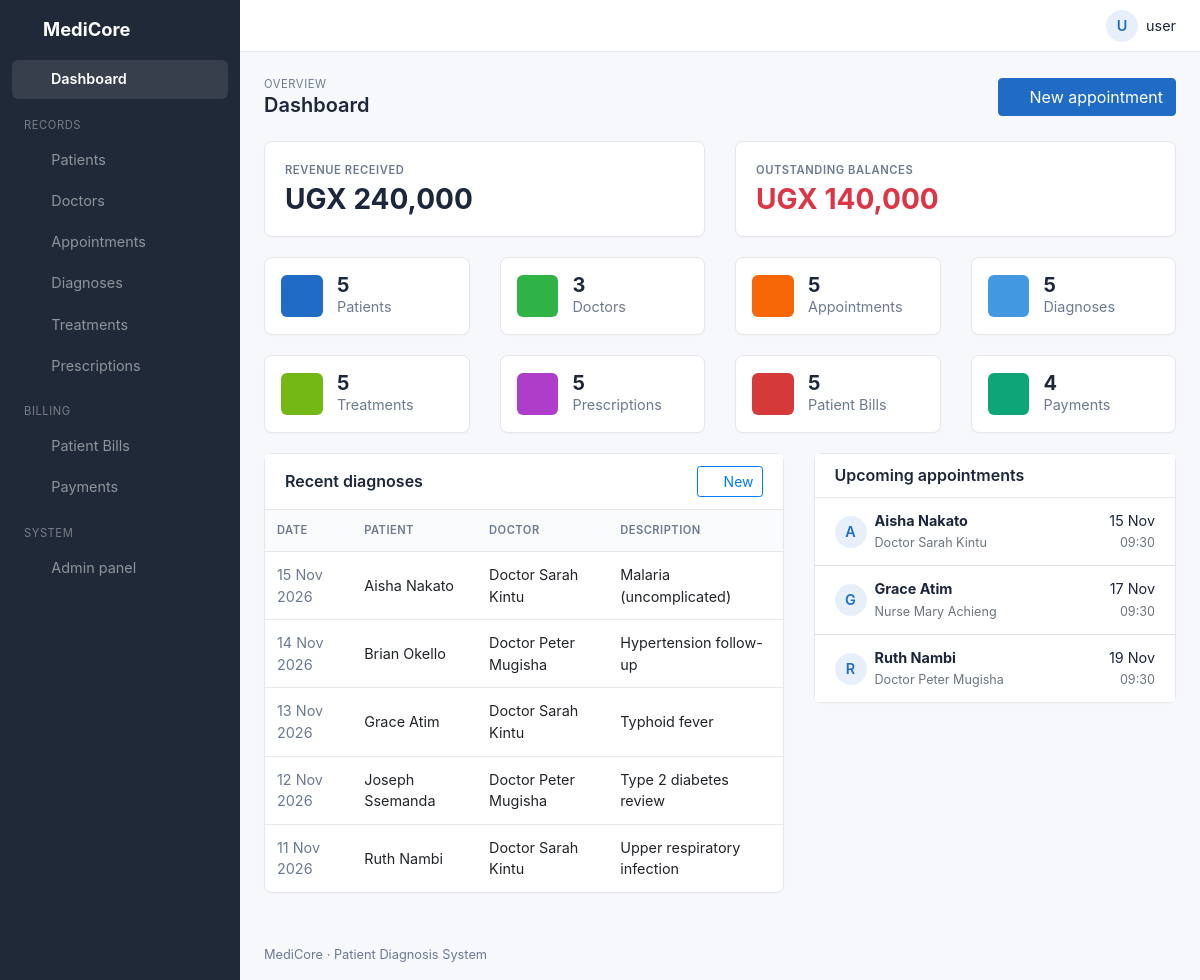
The app's page / (signed in) with its own data.
### clinic/models.py (models this page shows, shortened)
class Diagnosis(models.Model):
    diagnosis_id = models.AutoField(primary_key=True)
    date = models.DateField()
    doctor = models.ForeignKey(Doctor, on_delete=models.PROTECT)
    patient = models.ForeignKey(Patient, on_delete=models.CASCADE)
    description = models.TextField()
    class Meta:
        verbose_name_plural = "diagnoses"

class Patient(models.Model):
    GENDER = [("Male", "Male"), ("Female", "Female")]
    patient_id = models.AutoField(primary_key=True)
    name = models.CharField(max_length=150)
    date_of_birth = models.DateField()
    contact = models.CharField(max_length=20)
    gender = models.CharField(max_length=10, choices=GENDER)
    age = models.PositiveIntegerField()
    weight = models.DecimalField(max_digits=5, decimal_places=1, help_text="kg")
    address = models.CharField(max_length=255)
    def __str__(self):
        return self.name

class Doctor(models.Model):
    GENDER = [("Male", "Male"), ("Female", "Female")]
    DESIGNATION = [("Doctor", "Doctor"), ("Nurse", "Nurse")]
    doctor_id = models.AutoField(primary_key=True)
    first_name = models.CharField(max_length=80)
    last_name = models.CharField(max_length=80)
    gender = models.CharField(max_length=10, choices=GENDER)
    designation = models.CharField(max_length=20, choices=DESIGNATION)
    contact = models.CharField(max_length=20)
    address = models.CharField(max_length=255)
    age = models.PositiveIntegerField()
    def __str__(self):
        return f"{self.designation} {self.first_name} {self.last_name}"

class Appointment(models.Model):
    STATUS = [("Scheduled", "Scheduled"), ("Completed", "Completed"), ("Cancelled", "Cancelled")]
    appointment_id = models.AutoField(primary_key=True)
    patient = models.ForeignKey(Patient, on_delete=models.CASCADE)
    doctor = models.ForeignKey(Doctor, on_delete=models.PROTECT)
    date = models.DateField()
    time = models.TimeField()
    reason = models.CharField(max_length=255)
    status = models.CharField(max_length=10, choices=STATUS, default="Scheduled")

### clinic/views.py (the view)
# urls.py: path('', index, name='Home'),
@login_required
def index(request):
    context = {
        "patients": Patient.objects.count(),
        "doctors": Doctor.objects.count(),
        "appointments": Appointment.objects.count(),
        "diagnoses": Diagnosis.objects.count(),
        "treatments": Treatment.objects.count(),
        "prescriptions": Prescription.objects.count(),
        "bills": PatientBill.objects.count(),
        "payments": Payment.objects.count(),
        "revenue": Payment.objects.aggregate(s=Sum("amount_paid"))["s"] or 0,
        "outstanding": PatientBill.objects.aggregate(s=Sum("balance"))["s"] or 0,
        "recent": Diagnosis.objects.select_related("patient", "doctor").order_by("-date")[:5],
        "upcoming": Appointment.objects.select_related("patient", "doctor")
                                       .filter(status="Scheduled").order_by("date", "time")[:5],
    }
    return render(request, "index.html", context)

### templates/index.html (shortened to what this page needs)
{% extends 'base.html' %}
{% load static %}
{% load crispy_forms_tags %}
{% load humanize %}
{% block pretitle %}Overview{% endblock %}
{% block heading %}Dashboard{% endblock %}
{% block actions %}<a href="{% url 'add_appointment' %}" class="btn btn-primary"><i class="ti ti-plus"></i> New appointment</a>{% endblock %}
{% block content %}
<div class="row">
  <div class="col-sm-6">
    <div class="card"><div class="card-body">
      <div class="subheader">Revenue received</div>
      <div class="h3 font-weight-bold mb-0 mt-1">UGX {{ revenue|floatformat:0|intcomma }}</div>
    </div></div>
  </div>
  <div class="col-sm-6">
    <div class="card"><div class="card-body">
      <div class="subheader">Outstanding balances</div>
      <div class="h3 font-weight-bold mb-0 mt-1 text-danger">UGX {{ outstanding|floatformat:0|intcomma }}</div>
    </div></div>
  </div>
</div>
<div class="row">
  <div class="col-sm-6 col-lg-3"><a href="{% url 'patients' %}" class="card stat"><span class="stat-icon bg-blue"><i class="ti ti-user-heart"></i></span><div><div class="stat-number">{{ patients }}</div><div class="stat-label">Patients</div></div></a></div>
  <div class="col-sm-6 col-lg-3"><a href="{% url 'doctors' %}" class="card stat"><span class="stat-icon bg-green"><i class="ti ti-stethoscope"></i></span><div><div class="stat-number">{{ doctors }}</div><div class="stat-label">Doctors</div></div></a></div>
  <div class="col-sm-6 col-lg-3"><a href="{% url 'appointments' %}" class="card stat"><span class="stat-icon bg-orange"><i class="ti ti-calendar-event"></i></span><div><div class="stat-number">{{ appointments }}</div><div class="stat-label">Appointments</div></div></a></div>
  <div class="col-sm-6 col-lg-3"><a href="{% url 'diagnoses' %}" class="card stat"><span class="stat-icon bg-azure"><i class="ti ti-clipboard-heart"></i></span><div><div class="stat-number">{{ diagnoses }}</div><div class="stat-label">Diagnoses</div></div></a></div>
  <div class="col-sm-6 col-lg-3"><a href="{% url 'treatments' %}" class="card stat"><span class="stat-icon bg-lime"><i class="ti ti-bed"></i></span><div><div class="stat-number">{{ treatments }}</div><div class="stat-label">Treatments</div></div></a></div>
  <div class="col-sm-6 col-lg-3"><a href="{% url 'prescriptions' %}" class="card stat"><span class="stat-icon bg-purple"><i class="ti ti-pill"></i></span><div><div class="stat-number">{{ prescriptions }}</div><div class="stat-label">Prescriptions</div></div></a></div>
  <div class="col-sm-6 col-lg-3"><a href="{% url 'bills' %}" class="card stat"><span class="stat-icon bg-red"><i class="ti ti-file-invoice"></i></span><div><div class="stat-number">{{ bills }}</div><div class="stat-label">Patient Bills</div></div></a></div>
  <div class="col-sm-6 col-lg-3"><a href="{% url 'payments' %}" class="card stat"><span class="stat-icon bg-teal"><i class="ti ti-cash"></i></span><div><div class="stat-number">{{ payments }}</div><div class="stat-label">Payments</div></div></a></div>
</div>
<div class="row">
  <div class="col-lg-7">
    <div class="card">
      <div class="card-header">
        <h3 class="card-title">Recent diagnoses</h3>
        <a href="{% url 'add_diagnosis' %}" class="btn btn-sm btn-outline-primary"><i class="ti ti-plus"></i> New</a>
      </div>
      <div class="table-responsive">
        <table class="table">
          <thead><tr><th>Date</th><th>Patient</th><th>Doctor</th><th>Description</th></tr></thead>
          <tbody>
          {% for d in recent %}
            <tr><td class="text-id">{{ d.date|date:"d M Y" }}</td><td>{{ d.patient }}</td><td>{{ d.doctor }}</td><td>{{ d.description|truncatechars:40 }}</td></tr>
          {% empty %}
            <tr><td colspan="4" class="text-muted">No diagnoses yet.</td></tr>
          {% endfor %}
          </tbody>
        </table>
      </div>
    </div>
  </div>
  <div class="col-lg-5">
    <div class="card">
      <div class="card-header"><h3 class="card-title">Upcoming appointments</h3></div>
      <ul class="list-group list-group-flush">
        {% for a in upcoming %}
        <li class="list-group-item d-flex align-items-center">
          <span class="avatar">{{ a.patient.name|slice:":1" }}</span>
          <div class="flex-fill"><div class="font-weight-bold">{{ a.patient }}</div><small class="text-muted">{{ a.doctor }}</small></div>
          <div class="text-right">{{ a.date|date:"d M" }}<br><small class="text-muted">{{ a.time|time:"H:i" }}</small></div>
        </li>
        {% empty %}
        <li class="list-group-item text-muted">No upcoming appointments.</li>
        {% endfor %}
      </ul>
    </div>
  </div>
</div>
{% endblock %}

### templates/base.html (shortened to what this page needs)
{% load static %}
{% load crispy_forms_tags %}
<!DOCTYPE html>
<html lang="en">
<head>
  <link rel="stylesheet" href="{% static 'css/bootstrap.min.css' %}">
  <link rel="stylesheet" href="{% static 'css/tabler-icons.min.css' %}">
  <link rel="stylesheet" href="{% static 'css/style.css' %}">
</head>
<body>
<aside class="sidebar navbar navbar-dark navbar-expand-lg">
  <a class="navbar-brand" href="{% url 'Home' %}"><i class="ti ti-heartbeat"></i> MediCore</a>
  <div class="collapse navbar-collapse" id="menu">
    <ul class="navbar-nav">
      <li class="nav-item"><a class="nav-link {% if request.path == '/' %}active{% endif %}" href="{% url 'Home' %}"><i class="ti ti-layout-dashboard"></i> Dashboard</a></li>
      <li class="nav-heading">Records</li>
      <li class="nav-item"><a class="nav-link {% if '/patients/' in request.path %}active{% endif %}" href="{% url 'patients' %}"><i class="ti ti-user-heart"></i> Patients</a></li>
      <li class="nav-item"><a class="nav-link {% if '/doctors/' in request.path %}active{% endif %}" href="{% url 'doctors' %}"><i class="ti ti-stethoscope"></i> Doctors</a></li>
      <li class="nav-item"><a class="nav-link {% if '/appointments/' in request.path %}active{% endif %}" href="{% url 'appointments' %}"><i class="ti ti-calendar-event"></i> Appointments</a></li>
      <li class="nav-item"><a class="nav-link {% if '/diagnoses/' in request.path %}active{% endif %}" href="{% url 'diagnoses' %}"><i class="ti ti-clipboard-heart"></i> Diagnoses</a></li>
      <li class="nav-item"><a class="nav-link {% if '/treatments/' in request.path %}active{% endif %}" href="{% url 'treatments' %}"><i class="ti ti-bed"></i> Treatments</a></li>
      <li class="nav-item"><a class="nav-link {% if '/prescriptions/' in request.path %}active{% endif %}" href="{% url 'prescriptions' %}"><i class="ti ti-pill"></i> Prescriptions</a></li>
      <li class="nav-heading">Billing</li>
      <li class="nav-item"><a class="nav-link {% if '/bills/' in request.path %}active{% endif %}" href="{% url 'bills' %}"><i class="ti ti-file-invoice"></i> Patient Bills</a></li>
      <li class="nav-item"><a class="nav-link {% if '/payments/' in request.path %}active{% endif %}" href="{% url 'payments' %}"><i class="ti ti-cash"></i> Payments</a></li>
      <li class="nav-heading">System</li>
      <li class="nav-item"><a class="nav-link" href="/admin/"><i class="ti ti-settings"></i> Admin panel</a></li>
    </ul>
  </div>
</aside>
<div class="page-wrapper">
  <header class="topbar">
    <div class="dropdown ml-auto">
      <a href="#" class="user-menu" data-toggle="dropdown">
        <span class="avatar">{{ user.username|slice:":1"|upper }}</span>
        <span class="d-none d-md-inline">{{ user.username }}</span>
      </a>
    </div>
  </header>
  <div class="page-header">
    <div>
      <div class="page-pretitle">{% block pretitle %}MediCore{% endblock %}</div>
      <h2 class="page-title">{% block heading %}{% endblock %}</h2>
    </div>
    <div>{% block actions %}{% endblock %}</div>
  </div>
  <main class="page-body">
    {% block content %}{% endblock %}
  </main>
  <footer class="footer">MediCore &middot; Patient Diagnosis System</footer>
</div>
</body>
</html>

### static/css/style.css (style rules this page uses)
:root { --primary: #206bc4; --sidebar: #1f2937; --bg: #f6f8fb; --border: #e6e7e9; --muted: #6c7a91; }
body { background: var(--bg); color: #1d273b; font-size: .9rem; }
a { color: var(--primary); }
.btn-primary { background: var(--primary); border-color: var(--primary); }
.ti { font-size: 1.1rem; vertical-align: -2px; }
.sidebar { background: var(--sidebar); padding: 0; align-items: flex-start; }
.sidebar .navbar-brand { font-weight: 700; padding: 1rem 1.25rem; font-size: 1.15rem; }
.sidebar .navbar-brand .ti { color: #4dabf7; font-size: 1.5rem; }
.sidebar .navbar-nav { width: 100%; padding: 0 .75rem 1rem; }
.sidebar .nav-link { color: rgba(255,255,255,.7); border-radius: 6px; padding: .55rem .75rem !important; margin-bottom: 2px; }
.sidebar .nav-link .ti { margin-right: .6rem; }
.sidebar .nav-link.active { color: #fff; background: rgba(255,255,255,.1); font-weight: 600; }
.sidebar .nav-heading { color: rgba(255,255,255,.4); text-transform: uppercase; font-size: .7rem; letter-spacing: .05em; padding: 1rem .75rem .4rem; }
@media (min-width: 992px) { .sidebar { position: fixed; top: 0; bottom: 0; left: 0; width: 15rem; flex-direction: column; overflow-y: auto; } }
@media (min-width: 992px) { .sidebar .navbar-collapse { width: 100%; align-items: flex-start; } }
@media (min-width: 992px) { .sidebar .navbar-nav { flex-direction: column; } }
@media (min-width: 992px) { .page-wrapper { margin-left: 15rem; } }
.page-wrapper { min-height: 100vh; display: flex; flex-direction: column; }
.topbar { display: flex; align-items: center; background: #fff; border-bottom: 1px solid var(--border); padding: .6rem 1.5rem; }
.user-menu { display: flex; align-items: center; color: #1d273b; text-decoration: none !important; }
.avatar { width: 2rem; height: 2rem; border-radius: 50%; background: #e7f0fa; color: var(--primary); display: inline-flex; align-items: center; justify-content: center; font-weight: 600; margin-right: .5rem; }
.page-header { display: flex; justify-content: space-between; align-items: center; padding: 1.5rem 1.5rem .5rem; flex-wrap: wrap; gap: .75rem; }
.page-pretitle { text-transform: uppercase; font-size: .7rem; color: var(--muted); letter-spacing: .05em; }
.page-title { font-size: 1.25rem; font-weight: 600; margin: 0; }
.page-body { padding: 1rem 1.5rem; flex: 1; }
.footer { padding: 1rem 1.5rem; color: var(--muted); font-size: .8rem; }
.card { border: 1px solid var(--border); border-radius: 8px; box-shadow: 0 1px 2px rgba(0,0,0,.03); margin-bottom: 1.25rem; }
.card-header { background: #fff; border-bottom: 1px solid var(--border); display: flex; justify-content: space-between; align-items: center; }
.card-title { font-size: 1rem; font-weight: 600; margin: 0; }
.table { margin-bottom: 0; }
.table thead th { border-top: 0; border-bottom: 1px solid var(--border); background: #fafbfc; color: var(--muted); font-size: .7rem; text-transform: uppercase; letter-spacing: .04em; font-weight: 600; }
.table td { vertical-align: middle; border-top: 1px solid var(--border); }
.text-id { color: var(--muted); }
.card.stat { display: flex; flex-direction: row; align-items: center; justify-content: flex-start; padding: 1rem; color: inherit; text-decoration: none !important; }
.stat-icon { width: 2.6rem; height: 2.6rem; border-radius: 6px; color: #fff; display: flex; align-items: center; justify-content: center; margin-right: .9rem; }
.stat-icon .ti { font-size: 1.4rem; }
.stat-number { font-size: 1.25rem; font-weight: 700; line-height: 1.1; }
.stat-label { color: var(--muted); }
.subheader { text-transform: uppercase; font-size: .7rem; color: var(--muted); letter-spacing: .05em; font-weight: 600; }
.bg-blue { background: #206bc4; }
.bg-green { background: #2fb344; }
.bg-orange { background: #f76707; }
.bg-azure { background: #4299e1; }
.bg-teal { background: #0ca678; }
.bg-purple { background: #ae3ec9; }
.bg-red { background: #d63939; }
.bg-lime { background: #74b816; }

### records on screen
Diagnosis: date "15 Nov 2026", patient "Aisha Nakato", doctor "Doctor Sarah Kintu", description "Malaria (uncomplicated)"
Diagnosis: date "14 Nov 2026", patient "Brian Okello", doctor "Doctor Peter Mugisha", description "Hypertension follow-up"
Diagnosis: date "13 Nov 2026", patient "Grace Atim", doctor "Doctor Sarah Kintu", description "Typhoid fever"
Diagnosis: date "12 Nov 2026", patient "Joseph Ssemanda", doctor "Doctor Peter Mugisha", description "Type 2 diabetes review"
Diagnosis: date "11 Nov 2026", patient "Ruth Nambi", doctor "Doctor Sarah Kintu", description "Upper respiratory infection"
Appointment: patient.name "A", patient "Aisha Nakato", doctor "Doctor Sarah Kintu", date "15 Nov", time "09:30"
Appointment: patient.name "G", patient "Grace Atim", doctor "Nurse Mary Achieng", date "17 Nov", time "09:30"
Appointment: patient.name "R", patient "Ruth Nambi", doctor "Doctor Peter Mugisha", date "19 Nov", time "09:30"

### other values on screen
{{ user.username|slice:":1"|upper }} "U"
{{ user.username }} "user"
{{ revenue|floatformat:0|intcomma }} "240,000"
{{ outstanding|floatformat:0|intcomma }} "140,000"
{{ patients }} "5"
{{ doctors }} "3"
{{ appointments }} "5"
{{ diagnoses }} "5"
{{ treatments }} "5"
{{ prescriptions }} "5"
{{ bills }} "5"
{{ payments }} "4"
